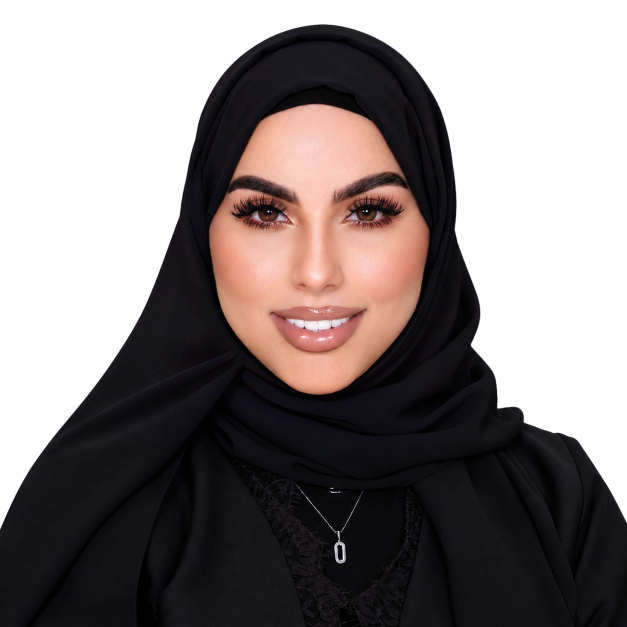
#> input picture episodes/001-jeans-pocket/full/project/a/characters/maryam_original_identity_cutout.png, 1254 x 1254 px, given in place of 1.webp, which was not available (shown at 1/2 size)
$ python layers.py ../../full/project/a/characters
#> lines starting #> are read from the running program, lines starting #| are printed output that depends on the picture; after the words box and inside, x2 and y2 are one past the last pixel; in counts of white or black regions, pixels touching at a corner belong together; pictures that were not available may be replaced by others from this repository, and a replacement may not be noted
import sys,json
from PIL import Image,ImageDraw,ImageFilter
S=sys.argv[1]; O=f'{S}/prev2/layers'
def poly(src,name,pts,feather=4):
#> called with src = 1, name = 'k1_maryam', feather = 4
  im=Image.open(f'{S}/images/{src}.webp').convert('RGBA'); m=Image.new('L',im.size,0)
#> in poly, im is the input picture: PIL image 1254x1254 RGBA; mean R, G, B, A 134.2, 126.7, 126.7, 153.2
#> after `m = Image.new('L', im.size, 0)`: m: PIL image 1254x1254 L; every value is 0
  ImageDraw.Draw(m).polygon(pts,fill=255); m=m.filter(ImageFilter.GaussianBlur(feather))
#> after `ImageDraw.Draw(m).polygon(pts, fill=255)`:
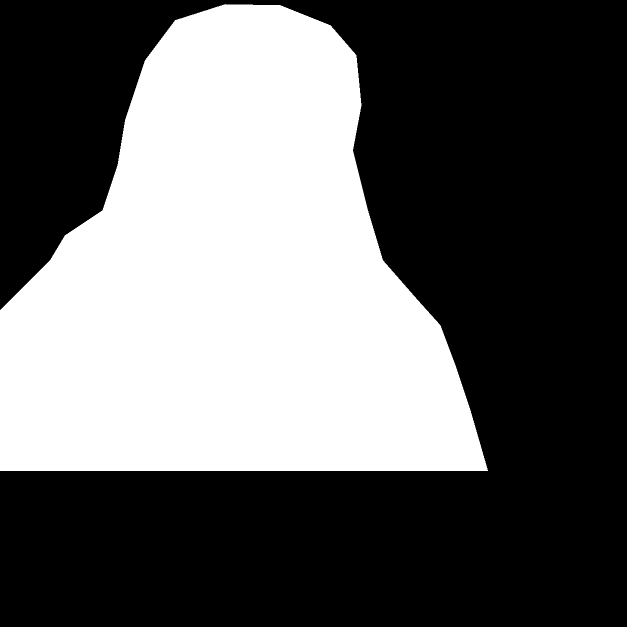
#> m: PIL image 1254x1254 L (shown at 1/2 size); 38.9% white; 1 white region, box (x1, y1, x2, y2) and area: (0, 8, 976, 942) 611259
  im.putalpha(m); im.save(f'{O}/{name}.png')
def ell(src,name,box,feather=8):
#> called with src = 1, name = 'k1_q1', box = (785, 55, 1005, 345), feather = 8
  im=Image.open(f'{S}/images/{src}.webp').convert('RGBA'); m=Image.new('L',im.size,0)
  ImageDraw.Draw(m).ellipse(box,fill=255); m=m.filter(ImageFilter.GaussianBlur(feather))
#> after `ImageDraw.Draw(m).ellipse(box, fill=255)`: m: PIL image 1254x1254 L; 3.2% white; 1 white region, box (x1, y1, x2, y2) and area: (785, 55, 1006, 346) 50487
  im.putalpha(m); im=im.crop(box); im.save(f'{O}/{name}.png'); return box
# keyframe 1
poly(1,'k1_maryam',[(0,941),(0,620),(100,520),(130,470),(205,420),(235,330),(250,240),(290,120),(350,40),(450,8),(560,10),(660,50),(712,110),(722,210),(705,300),(735,420),(765,520),(835,600),(880,650),(910,730),(940,820),(975,941)])
B={}
B['k1_q1']=ell(1,'k1_q1',(785,55,1005,345)); B['k1_q2']=ell(1,'k1_q2',(1435,600,1615,835)); B['k1_q3']=ell(1,'k1_q3',(155,85,305,295)); B['k1_ex']=ell(1,'k1_ex',(1460,380,1650,600))
#> in ell (call 2), `im = im.crop(box)`: im: PIL image 180x235 RGBA; every value is 0
#> in ell (call 3), `ImageDraw.Draw(m).ellipse(box, fill=255)`: m: PIL image 1254x1254 L; 1.6% white; 1 white region, box (x1, y1, x2, y2) and area: (155, 85, 306, 296) 25005
#> in ell (call 4), `im = im.crop(box)`: im: PIL image 190x220 RGBA; every value is 0
# keyframe 9
poly(9,'k9_maryam',[(960,470),(985,330),(1030,230),(1090,120),(1160,40),(1280,5),(1440,15),(1505,110),(1525,260),(1535,420),(1570,555),(1672,605),(1672,690),(1500,690),(1250,688),(1030,700),(995,600)])
#> call 2 of poly, with src = 9, name = 'k9_maryam', feather = 4
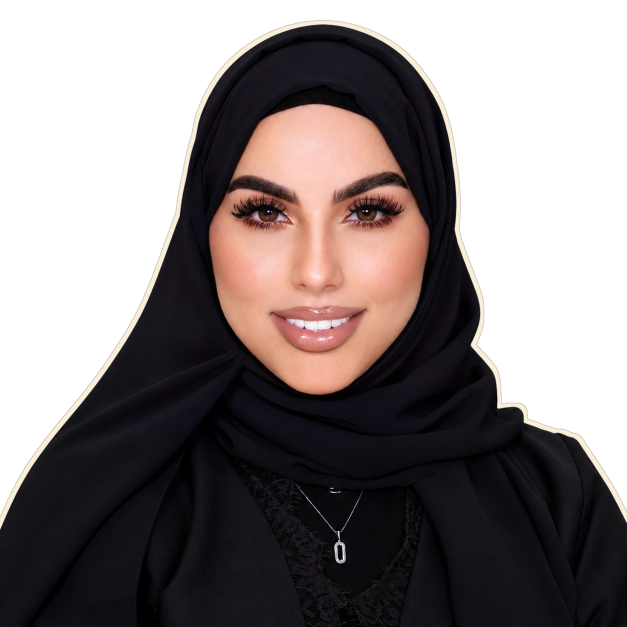
#> input picture episodes/001-jeans-pocket/full/project/a/characters/maryam_original_paper_cutout.png, 1254 x 1254 px, given in place of 9.webp, which was not available (shown at 1/2 size)
#> in poly, im is the input picture: PIL image 1254x1254 RGBA; mean R, G, B, A 36.8, 29.1, 28.7, 157
#> in poly (call 2), `ImageDraw.Draw(m).polygon(pts, fill=255)`: m: PIL image 1254x1254 L; 9.9% white; 1 white region, box (x1, y1, x2, y2) and area: (960, 13, 1254, 701) 155735
poly(9,'k9_phone',[(330,250),(400,180),(600,170),(650,150),(780,130),(845,180),(850,300),(840,400),(760,470),(700,600),(640,595),(360,515),(325,420)],3)
#> in poly (call 3), `ImageDraw.Draw(m).polygon(pts, fill=255)`: m: PIL image 1254x1254 L; 12% white; 1 white region, box (x1, y1, x2, y2) and area: (325, 130, 851, 601) 189241
B['k9_ring']=ell(9,'k9_ring',(215,470,760,790),6); B['k9_arrow']=ell(9,'k9_arrow',(290,120,490,360))
#> in ell (call 5), `ImageDraw.Draw(m).ellipse(box, fill=255)`: m: PIL image 1254x1254 L; 8.7% white; 1 white region, box (x1, y1, x2, y2) and area: (215, 470, 761, 791) 137570
#> in ell (call 5), `im = im.crop(box)`:
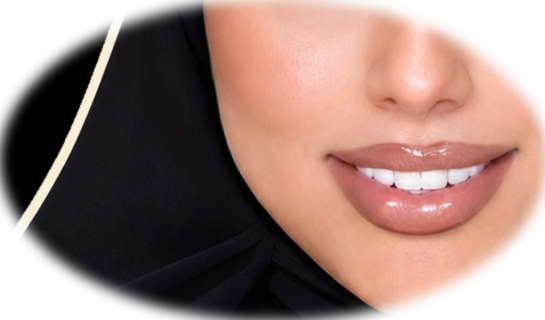
#> im: PIL image 545x320 RGBA; mean R, G, B, A 123.8, 90.9, 81.9, 199.9; transparent parts drawn white
#> in ell (call 6), `ImageDraw.Draw(m).ellipse(box, fill=255)`: m: PIL image 1254x1254 L; 2.4% white; 1 white region, box (x1, y1, x2, y2) and area: (290, 120, 491, 361) 38013
#> in ell (call 6), `im = im.crop(box)`:
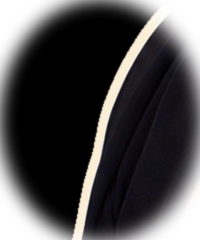
#> im: PIL image 200x240 RGBA; mean R, G, B, A 24.4, 21.6, 22.5, 197.4; transparent parts drawn white
# keyframe 4
poly(4,'k4_maryam',[(850,941),(865,820),(930,690),(1000,575),(1060,470),(1110,370),(1165,250),(1235,150),(1325,95),(1445,85),(1535,165),(1545,330),(1565,425),(1625,520),(1672,555),(1672,941)])
#> in poly (call 4), `ImageDraw.Draw(m).polygon(pts, fill=255)`: m: PIL image 1254x1254 L; 11.9% white; 1 white region, box (x1, y1, x2, y2) and area: (850, 139, 1254, 942) 187604
poly(4,'k4_watch',[(0,0),(520,0),(520,230),(560,300),(645,380),(650,470),(610,535),(330,540),(300,450),(330,330),(250,320),(0,320)],3)
#> in poly (call 5), `ImageDraw.Draw(m).polygon(pts, fill=255)`: m: PIL image 1254x1254 L; 15.2% white; 1 white region, box (x1, y1, x2, y2) and area: (0, 0, 651, 541) 239031
B['k4_arrow']=ell(4,'k4_arrow',(650,320,910,510))
#> in ell (call 7), `ImageDraw.Draw(m).ellipse(box, fill=255)`:
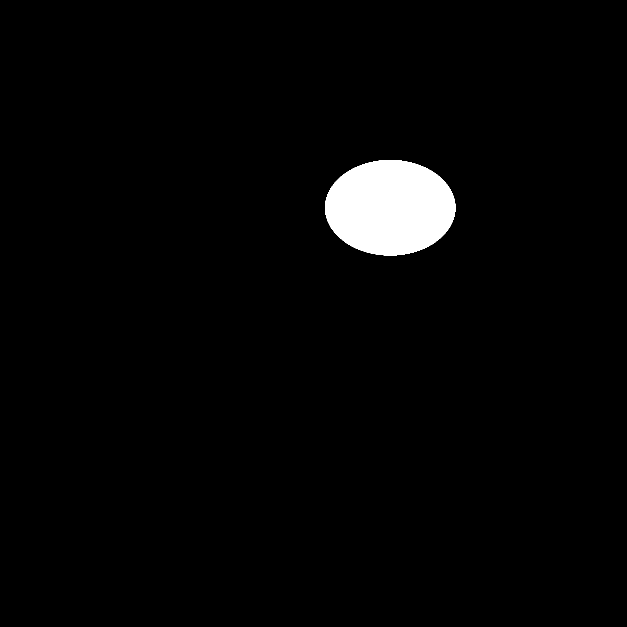
#> m: PIL image 1254x1254 L (shown at 1/2 size); 2.5% white; 1 white region, box (x1, y1, x2, y2) and area: (650, 320, 911, 511) 39135
#> in ell (call 7), `im.putalpha(m)`:
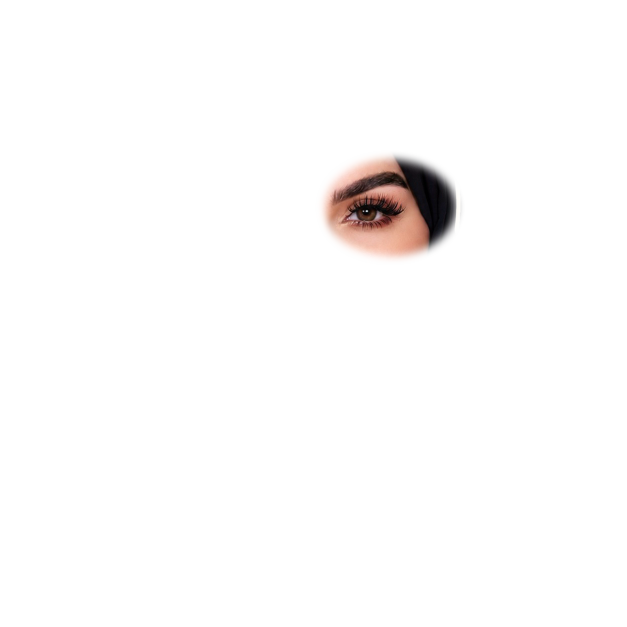
#> im: PIL image 1254x1254 RGBA (shown at 1/2 size); mean R, G, B, A 36.8, 29.1, 28.7, 6.3; transparent parts drawn white
#> in ell (call 7), `im = im.crop(box)`:
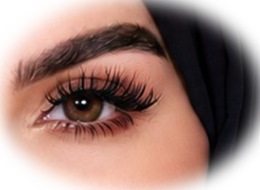
#> im: PIL image 260x190 RGBA; mean R, G, B, A 133.5, 95.8, 86, 197.5; transparent parts drawn white
json.dump(B,open(f'{O}/boxes.json','w'))
print(B)
